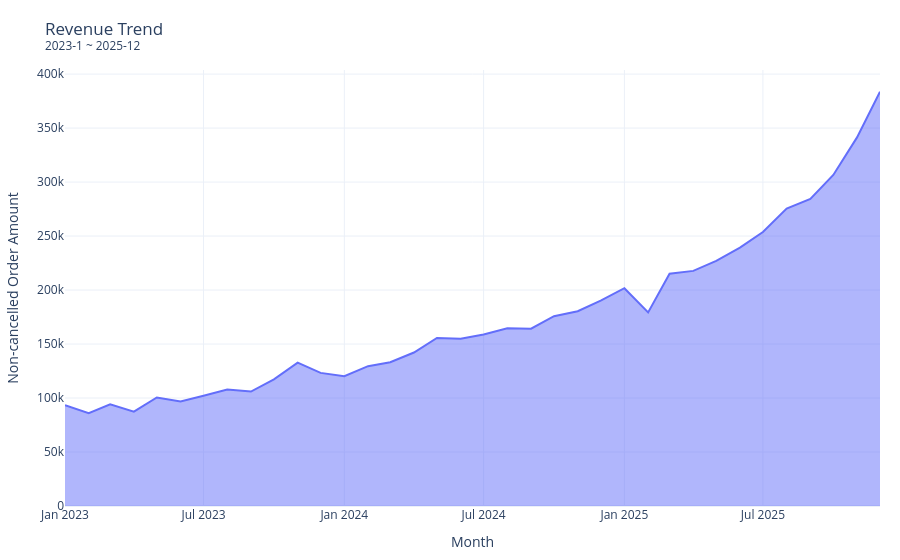
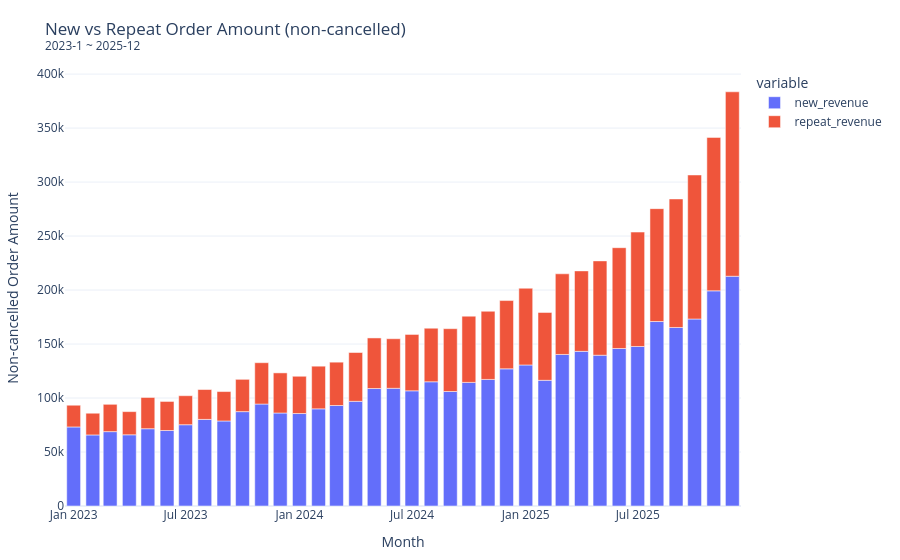
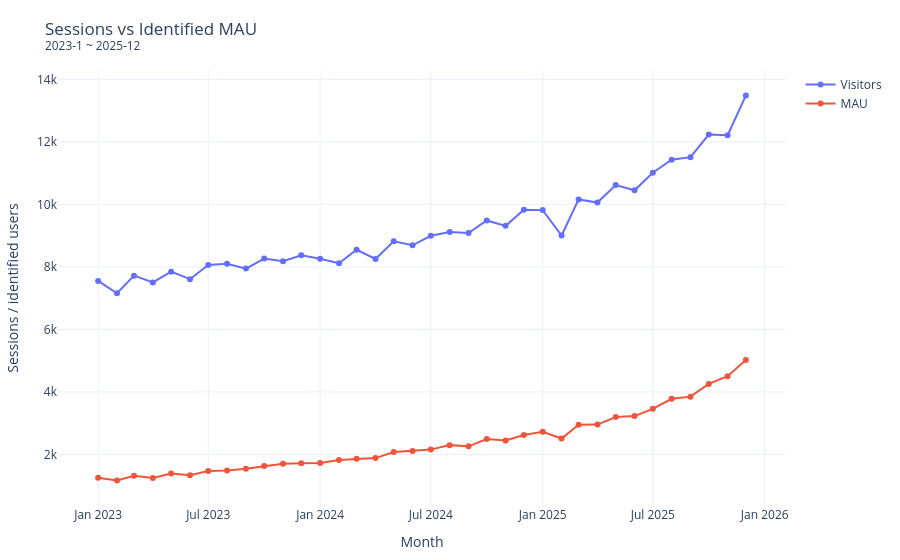
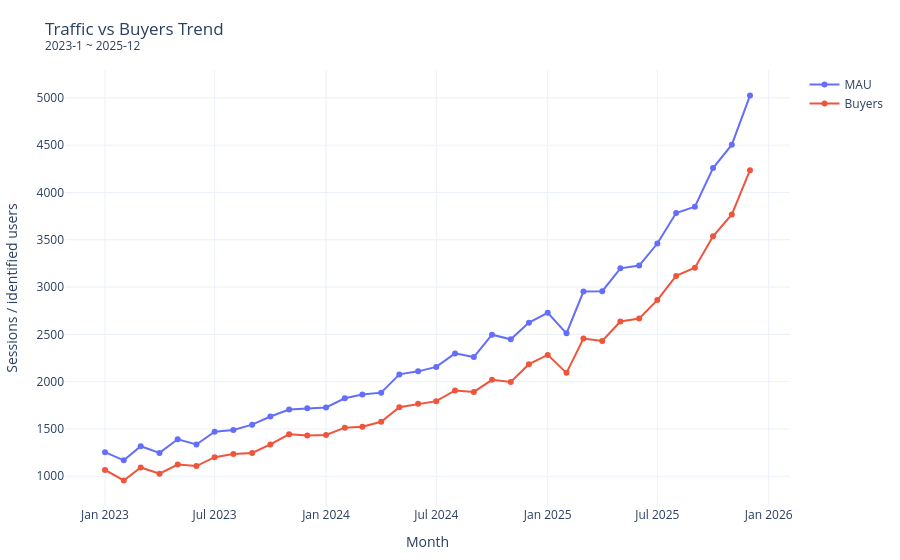

The cell these charts' notebook holds for them, in order:
### Code cell
from IPython.display import display
for figure in result["figures"]:
    display(figure)
